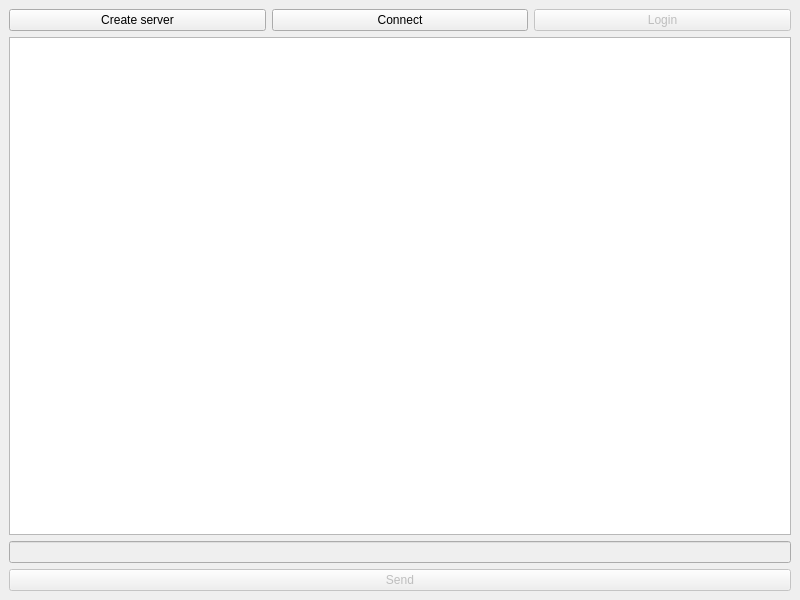
<?xml version="1.0" encoding="UTF-8"?>
<ui version="4.0">
 <class>MainWindow</class>
 <widget class="QMainWindow" name="MainWindow">
  <property name="geometry">
   <rect>
    <x>0</x>
    <y>0</y>
    <width>800</width>
    <height>600</height>
   </rect>
  </property>
  <property name="windowTitle">
   <string>MainWindow</string>
  </property>
  <widget class="QWidget" name="centralwidget">
   <layout class="QHBoxLayout" name="horizontalLayout_2">
    <item>
     <layout class="QGridLayout" name="gridLayout_2">
      <item row="0" column="0">
       <widget class="QPushButton" name="pushButton_init_server">
        <property name="text">
         <string>Create server</string>
        </property>
       </widget>
      </item>
      <item row="0" column="1">
       <widget class="QPushButton" name="pushButton_connect_client">
        <property name="text">
         <string>Connect</string>
        </property>
       </widget>
      </item>
      <item row="0" column="2">
       <widget class="QPushButton" name="pushButton_login">
        <property name="enabled">
         <bool>false</bool>
        </property>
        <property name="text">
         <string>Login</string>
        </property>
       </widget>
      </item>
      <item row="1" column="0" colspan="3">
       <widget class="QTextBrowser" name="textBrowser">
        <property name="minimumSize">
         <size>
          <width>450</width>
          <height>0</height>
         </size>
        </property>
       </widget>
      </item>
      <item row="2" column="0" colspan="3">
       <widget class="QLineEdit" name="lineEdit_message">
        <property name="enabled">
         <bool>false</bool>
        </property>
       </widget>
      </item>
      <item row="3" column="0" colspan="3">
       <widget class="QPushButton" name="pushButton_send">
        <property name="enabled">
         <bool>false</bool>
        </property>
        <property name="text">
         <string>Send</string>
        </property>
       </widget>
      </item>
     </layout>
    </item>
   </layout>
  </widget>
 </widget>
 <resources/>
 <connections/>
</ui>
